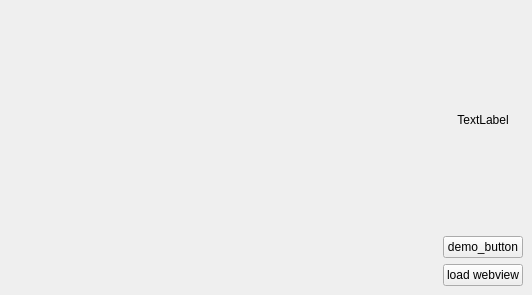
<?xml version="1.0" encoding="UTF-8"?>
<ui version="4.0">
 <class>MainWindow</class>
 <widget class="QMainWindow" name="MainWindow">
  <property name="geometry">
   <rect>
    <x>0</x>
    <y>0</y>
    <width>532</width>
    <height>295</height>
   </rect>
  </property>
  <property name="windowTitle">
   <string>MainWindow</string>
  </property>
  <widget class="QWidget" name="centralwidget">
   <layout class="QHBoxLayout" name="horizontalLayout">
    <item>
     <layout class="QHBoxLayout" name="_main_layout">
      <item>
       <layout class="QVBoxLayout" name="_left_layout">
        <item>
         <widget class="WebEngineView" name="_webview" native="true"/>
        </item>
        <item>
         <spacer name="horizontalSpacer">
          <property name="orientation">
           <enum>Qt::Horizontal</enum>
          </property>
          <property name="sizeHint" stdset="0">
           <size>
            <width>40</width>
            <height>20</height>
           </size>
          </property>
         </spacer>
        </item>
       </layout>
      </item>
      <item>
       <layout class="QVBoxLayout" name="_right_layout">
        <item>
         <widget class="QLabel" name="_info_label">
          <property name="text">
           <string>TextLabel</string>
          </property>
          <property name="alignment">
           <set>Qt::AlignCenter</set>
          </property>
         </widget>
        </item>
        <item>
         <widget class="QPushButton" name="_demo_button">
          <property name="text">
           <string>demo_button</string>
          </property>
         </widget>
        </item>
        <item>
         <widget class="QPushButton" name="_load_webview_button">
          <property name="text">
           <string>load webview</string>
          </property>
         </widget>
        </item>
       </layout>
      </item>
     </layout>
    </item>
   </layout>
  </widget>
 </widget>
 <customwidgets>
  <customwidget>
   <class>WebEngineView</class>
   <extends>QWidget</extends>
   <header>custom_ui.webview</header>
   <container>1</container>
  </customwidget>
 </customwidgets>
 <resources/>
 <connections/>
</ui>
